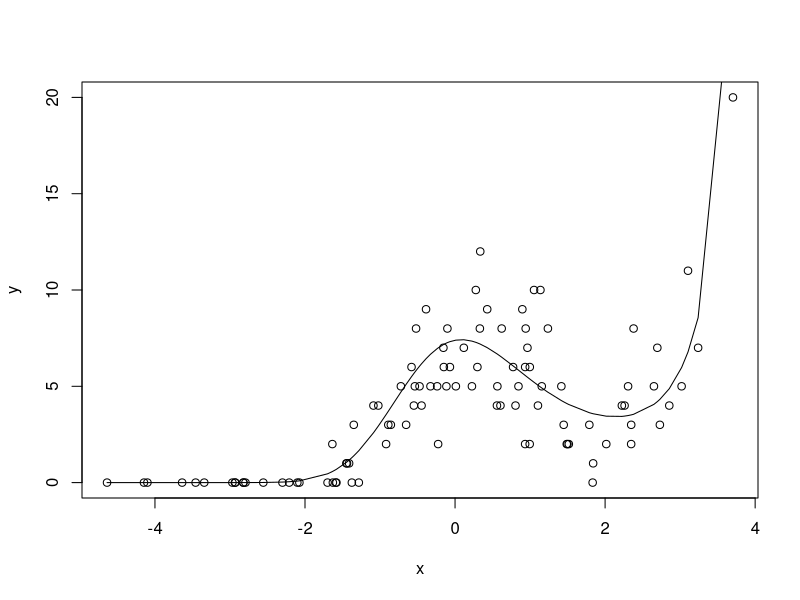

Write R code to recreate this figure. (Note: this script raises an error after producing the figure.)
## ---- chunk 1
# Ejemplo de splines (de practica solamente)
n <- 100
set.seed(101)
x <- sort(rnorm(n, sd = 2))
mu <- 2 + 0.1*x - 0.6*x^2 + 0.18*x^3 #linear predictor

y <- rpois(n, exp(mu))
plot(x, y)
lines(x, exp(mu))
## ---- chunk 2
#log linear model
m1 <- glm(y ~ x, family = "poisson") # DF = 1 
m1pred <- predict(m1, type = "response")

#non-linear models
m2 <- glm(y ~ ns(x,2), family = "poisson") # Permite mas dobleces ("knots")
m2pred <- predict(m2, type = "response")

m3 <- glm(y ~ ns(x,3), family = "poisson") # Cubic polynomial
m3pred <- predict(m3, type = "response")

par(mfrow = c(1,3))
plot(x, y, main = "DF = 1")
lines(x, exp(mu), lwd = 2, col = "grey")
lines(x, m1pred, col = "orange", lwd = 2)

plot(x, y, main = "DF = 2")
lines(x, exp(mu), lwd = 2, col = "grey")
lines(x, m2pred, col = "purple", lwd = 2)

plot(x, y, main = "DF = 3")
lines(x, exp(mu), lwd = 2, col = "grey")
lines(x, m3pred, col = "darkblue", lwd = 2)
## ---- chunk 3
AIC(m1)
AIC(m2)
AIC(m3)
## ---- chunk 4
    # library(mgcv)
    # datos$temp_l0 <- datos$temp

    # m_gam_l0 <- gam(muertes ~ s(temp_l0, k = 7) +
    #                             s(t, k = 8 * 7) + dow,
    #                 family = quasipoisson, data = datos, method = "REML")
## ---- chunk 5
    # library(zoo)
    # datos$temp_ma021 <- rollmean(datos$temp, 22, align = "right", fill = NA)

    # m_gam_ma <- gam(muertes ~ s(temp_ma021, k = 7) +
    #                             s(t, k = 8 * 7) + dow,
    #                 family = quasipoisson, data = datos, method = "REML")
## ---- chunk 6

library(dplyr)
library(lubridate)
library(ggplot2)
library(splines)
library(mgcv)        # GAM
library(broom)
library(tidyr)
library(zoo)         # rollmean para construir lags
theme_set(theme_minimal(base_size = 12))

lima <- read.csv("Databases/lima_diario_2019_2023.csv", stringsAsFactors = FALSE) 
lima$fecha <- as.Date(lima$fecha) 
lima$dia_semana  <- factor(lima$dia_semana, levels = c("lun","mar","mie","jue","vie","sab","dom")) 

lima$tiempo <- as.numeric(lima$fecha - min(lima$fecha)) # dias desde el inicio
lima$log_pob <- log(lima$poblacion_anual) 

n_anios <- as.numeric(diff(range(lima$fecha))) / 365.25 
df_tiempo <- round(8 * n_anios) # ~8 df por anio
## ---- chunk 7
m_ns <- glm(mort_total ~ ns(tiempo, df = df_tiempo) + dia_semana + feriado + ns(temp_med, df = 4) + pm25,
            offset = log_pob,
            data = lima, family = quasipoisson(link = "log"))

## ---- chunk 8
# Predicciones a lo largo del rango observado de temperatura, fijando el resto de covariables en valores tipicos (mediana de tiempo, lunes, no feriado, mediana de pm25). Tomamos la mediana de tiempo como referencia neutral.

grid_t <- data.frame(
  temp_med   = seq(min(lima$temp_med), max(lima$temp_med), length.out = 200),
  tiempo     = median(lima$tiempo),
  dia_semana = factor("lun", levels = levels(lima$dia_semana)),
  feriado    = 0,
  pm25       = median(lima$pm25),
  log_pob    = median(lima$log_pob)        # <-- AGREGAR ESTA LINEA
)

# Prediccion en escala log + IC
pr <- predict(m_ns, newdata = grid_t, se.fit = TRUE)
# Para reportar RR, centramos en la temperatura de referencia (21 °C, MMT esperada)
ref_t <- 21   # OJO: CAMBIAR Y VER QUE PASA
pr_ref <- predict(m_ns, newdata = transform(grid_t, temp_med = ref_t),
                  se.fit = TRUE)

grid_t$RR     <- exp(pr$fit - pr_ref$fit)
grid_t$RR_lo  <- exp(pr$fit - pr_ref$fit - 1.96 * sqrt(pr$se.fit^2 + pr_ref$se.fit^2))
grid_t$RR_hi  <- exp(pr$fit - pr_ref$fit + 1.96 * sqrt(pr$se.fit^2 + pr_ref$se.fit^2))

ggplot(grid_t, aes(temp_med, RR)) +
  geom_ribbon(aes(ymin = RR_lo, ymax = RR_hi), fill = "grey80") +
  geom_line(colour = "firebrick", linewidth = 1) +
  geom_hline(yintercept = 1, linetype = "dashed") +
  geom_vline(xintercept = ref_t, linetype = "dotted") +
  labs(title = "Mortalidad vs temperatura (GLM + spline natural, df=4)",
       subtitle = "Referencia: 21 °C (MMT esperada para Lima)",
       x = "Temperatura media diaria (°C)",
       y = "Riesgo relativo (RR)")
## ---- chunk 9
mmt_empirica <- grid_t$temp_med[which.min(grid_t$RR)]
mmt_empirica
## ---- chunk 10
mmt_empirica <- grid_t$temp_med[which.min(grid_t$RR_lo)]
mmt_empirica
## ---- chunk 11
m_gam <- mgcv::gam(mort_total ~ s(tiempo, k = df_tiempo + 5) +
                     dia_semana + feriado + s(temp_med, k = 6) + pm25 + offset(log_pob),
                   data = lima, family = quasipoisson(link = "log"),
                   method = "REML")
summary(m_gam)
## ---- chunk 12
plot(m_gam, select = 2, shade = TRUE, rug = TRUE,
     xlab = "Temperatura media (°C)",
     ylab = "s(temp_med)  [escala log-RR]",
     main = "Suavizamiento penalizado de la temperatura (mgcv::gam)")
abline(h = 0, lty = 3)
## ---- chunk 13
par(mfrow = c(2, 2))
gam.check(m_gam)
par(mfrow = c(1, 1))
## ---- chunk 14
mgcv::concurvity(m_gam, full = TRUE)
## ---- chunk 15
# Detalle por pares de terminos
mgcv::concurvity(m_gam, full = FALSE)$worst
## ---- chunk 16
acf(residuals(m_gam, type = "deviance"),
    lag.max = 30,
    main = "ACF de residuos del GAM")
## ---- chunk 17
par(mfrow = c(2, 2))
plot(m_gam, shade = TRUE, seWithMean = TRUE, scale = 0)
par(mfrow = c(1, 1))
## ---- chunk 18
# HECHO POR MI
# k=4
m_gam_4 <- mgcv::gam(mort_total ~ s(tiempo, k = df_tiempo + 5) +
                     dia_semana + feriado + s(temp_med, k = 4) + pm25 + offset(log_pob),
                   data = lima, family = quasipoisson(link = "log"),
                   method = "REML")
summary(m_gam_4)
## ---- chunk 19
# HECHO POR MI
par(mfrow = c(2, 2))
gam.check(m_gam_4)
par(mfrow = c(1, 1))
## ---- chunk 20
lima <- lima |>
  arrange(fecha) |>
  mutate(
    temp_l1 = lag(temp_med, 1),
    temp_l2 = lag(temp_med, 2),
    temp_l3 = lag(temp_med, 3),
    pm25_l1 = lag(pm25, 1),
    pm25_l2 = lag(pm25, 2)
  )

# Observar las primeras filas
head(lima[, c("fecha","temp_med","temp_l1","temp_l2","temp_l3")])
## ---- chunk 21
m_lags <- glm(mort_total ~ ns(tiempo, df = df_tiempo) + dia_semana + feriado + temp_med + temp_l1 + temp_l2 + temp_l3 + pm25 + pm25_l1 + pm25_l2,
              offset = log_pob,
              data = lima, family = quasipoisson(link = "log"))

broom::tidy(m_lags, exponentiate = TRUE, conf.int = TRUE) |>
  dplyr::filter(grepl("^(temp|pm25)", term))
## ---- chunk 22
lima <- lima |>
  arrange(fecha) |>
  mutate(
    temp_ma_0_21 = rollmean(temp_med, k = 22, fill = NA, align = "right"),
    pm25_ma_0_2  = rollmean(pm25,     k =  3, fill = NA, align = "right")
  )

m_ma <- glm(mort_total ~ ns(tiempo, df = df_tiempo) + dia_semana + feriado + ns(temp_ma_0_21, df = 4) + pm25_ma_0_2,
            offset = log_pob,
            data = lima, family = quasipoisson(link = "log"))

broom::tidy(m_ma, exponentiate = TRUE, conf.int = TRUE) |>
  dplyr::filter(grepl("^(pm25_ma|ns\\()", term)) |>
  head()
## ---- chunk 23
grid_ma <- data.frame(
  temp_ma_0_21 = seq(min(lima$temp_ma_0_21, na.rm = TRUE),
                     max(lima$temp_ma_0_21, na.rm = TRUE),
                     length.out = 200),
  tiempo       = median(lima$tiempo),
  dia_semana   = factor("lun", levels = levels(lima$dia_semana)),
  feriado      = 0,
  pm25_ma_0_2  = median(lima$pm25_ma_0_2, na.rm = TRUE),
  log_pob = median(lima$log_pob)
)
pr  <- predict(m_ma, newdata = grid_ma, se.fit = TRUE)
prR <- predict(m_ma, newdata = transform(grid_ma, temp_ma_0_21 = 22),
               se.fit = TRUE)
grid_ma$RR    <- exp(pr$fit - prR$fit)
grid_ma$RR_lo <- exp(pr$fit - prR$fit - 1.96 * sqrt(pr$se.fit^2 + prR$se.fit^2))
grid_ma$RR_hi <- exp(pr$fit - prR$fit + 1.96 * sqrt(pr$se.fit^2 + prR$se.fit^2))

ggplot(grid_ma, aes(temp_ma_0_21, RR)) +
  geom_ribbon(aes(ymin = RR_lo, ymax = RR_hi), fill = "grey80") +
  geom_line(colour = "firebrick", linewidth = 1) +
  geom_hline(yintercept = 1, linetype = "dashed") +
  geom_vline(xintercept = 21, linetype = "dotted") +
  labs(title = "Mortalidad vs temperatura promedio (lag 0-21 dias)",
       x = "Temperatura promedio 22 dias (°C)",
       y = "RR (referencia 21 °C)")
